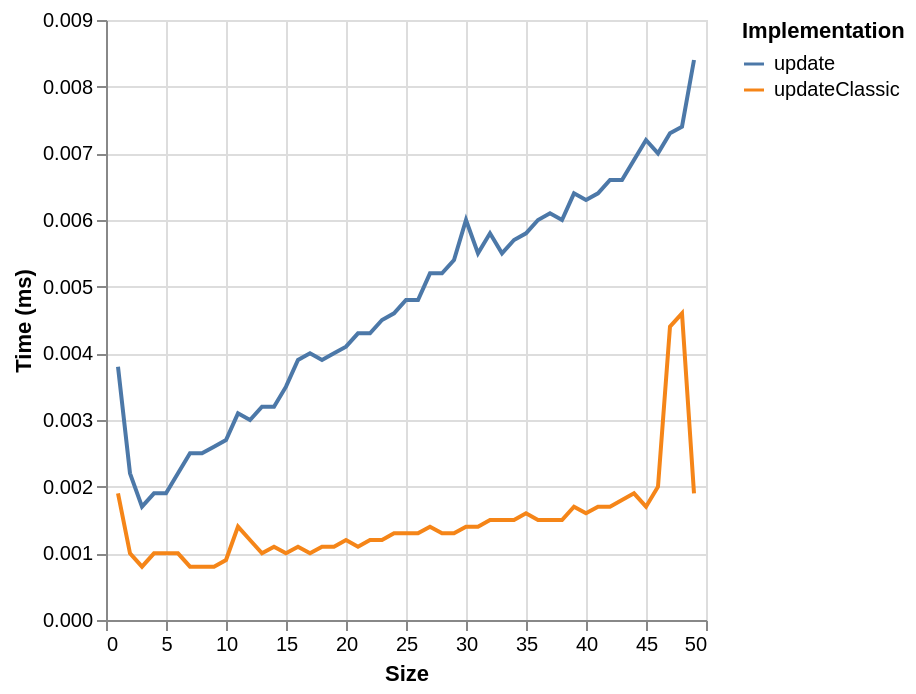

The specification (Vega-Lite) saved for this image:
### Vega specification from a JSON file in a GitHub repository (floating-point values rounded to 4 significant figures)
{"$schema": "https://vega.github.io/schema/vega/v6.json", "background": "white", "padding": 5, "width": 300, "height": 300, "style": "cell", "data": [{"name": "source_0", "values": [{"ms": 0.0019, "series": "updateClassic", "size": 1}, {"ms": 0.001, "series": "updateClassic", "size": 2}, {"ms": 0.0008, "series": "updateClassic", "size": 3}, {"ms": 0.001, "series": "updateClassic", "size": 4}, {"ms": 0.001, "series": "updateClassic", "size": 5}, {"ms": 0.001, "series": "updateClassic", "size": 6}, {"ms": 0.0008, "series": "updateClassic", "size": 7}, {"ms": 0.0008, "series": "updateClassic", "size": 8}, {"ms": 0.0008, "series": "updateClassic", "size": 9}, {"ms": 0.0009, "series": "updateClassic", "size": 10}, {"ms": 0.0014, "series": "updateClassic", "size": 11}, {"ms": 0.0012, "series": "updateClassic", "size": 12}, {"ms": 0.001, "series": "updateClassic", "size": 13}, {"ms": 0.0011, "series": "updateClassic", "size": 14}, {"ms": 0.001, "series": "updateClassic", "size": 15}, {"ms": 0.0011, "series": "updateClassic", "size": 16}, {"ms": 0.001, "series": "updateClassic", "size": 17}, {"ms": 0.0011, "series": "updateClassic", "size": 18}, {"ms": 0.0011, "series": "updateClassic", "size": 19}, {"ms": 0.0012, "series": "updateClassic", "size": 20}, {"ms": 0.0011, "series": "updateClassic", "size": 21}, {"ms": 0.0012, "series": "updateClassic", "size": 22}, {"ms": 0.0012, "series": "updateClassic", "size": 23}, {"ms": 0.0013, "series": "updateClassic", "size": 24}, {"ms": 0.0013, "series": "updateClassic", "size": 25}, {"ms": 0.0013, "series": "updateClassic", "size": 26}, {"ms": 0.0014, "series": "updateClassic", "size": 27}, {"ms": 0.0013, "series": "updateClassic", "size": 28}, {"ms": 0.0013, "series": "updateClassic", "size": 29}, {"ms": 0.0014, "series": "updateClassic", "size": 30}, {"ms": 0.0014, "series": "updateClassic", "size": 31}, {"ms": 0.0015, "series": "updateClassic", "size": 32}, {"ms": 0.0015, "series": "updateClassic", "size": 33}, {"ms": 0.0015, "series": "updateClassic", "size": 34}, {"ms": 0.0016, "series": "updateClassic", "size": 35}, {"ms": 0.0015, "series": "updateClassic", "size": 36}, {"ms": 0.0015, "series": "updateClassic", "size": 37}, {"ms": 0.0015, "series": "updateClassic", "size": 38}, {"ms": 0.0017, "series": "updateClassic", "size": 39}, {"ms": 0.0016, "series": "updateClassic", "size": 40}, {"ms": 0.0017, "series": "updateClassic", "size": 41}, {"ms": 0.0017, "series": "updateClassic", "size": 42}, {"ms": 0.0018, "series": "updateClassic", "size": 43}, {"ms": 0.0019, "series": "updateClassic", "size": 44}, {"ms": 0.0017, "series": "updateClassic", "size": 45}, {"ms": 0.002, "series": "updateClassic", "size": 46}, {"ms": 0.0044, "series": "updateClassic", "size": 47}, {"ms": 0.0046, "series": "updateClassic", "size": 48}, {"ms": 0.0019, "series": "updateClassic", "size": 49}, {"ms": 0.0038, "series": "update", "size": 1}, {"ms": 0.0022, "series": "update", "size": 2}, {"ms": 0.0017, "series": "update", "size": 3}, {"ms": 0.0019, "series": "update", "size": 4}, {"ms": 0.0019, "series": "update", "size": 5}, {"ms": 0.0022, "series": "update", "size": 6}, {"ms": 0.0025, "series": "update", "size": 7}, {"ms": 0.0025, "series": "update", "size": 8}, {"ms": 0.0026, "series": "update", "size": 9}, {"ms": 0.0027, "series": "update", "size": 10}, {"ms": 0.0031, "series": "update", "size": 11}, {"ms": 0.003, "series": "update", "size": 12}, {"ms": 0.0032, "series": "update", "size": 13}, {"ms": 0.0032, "series": "update", "size": 14}, {"ms": 0.0035, "series": "update", "size": 15}, {"ms": 0.0039, "series": "update", "size": 16}, {"ms": 0.004, "series": "update", "size": 17}, {"ms": 0.0039, "series": "update", "size": 18}, {"ms": 0.004, "series": "update", "size": 19}, {"ms": 0.0041, "series": "update", "size": 20}, {"ms": 0.0043, "series": "update", "size": 21}, {"ms": 0.0043, "series": "update", "size": 22}, {"ms": 0.0045, "series": "update", "size": 23}, {"ms": 0.0046, "series": "update", "size": 24}, {"ms": 0.0048, "series": "update", "size": 25}, {"ms": 0.0048, "series": "update", "size": 26}, {"ms": 0.0052, "series": "update", "size": 27}, {"ms": 0.0052, "series": "update", "size": 28}, {"ms": 0.0054, "series": "update", "size": 29}, {"ms": 0.006, "series": "update", "size": 30}, {"ms": 0.0055, "series": "update", "size": 31}, {"ms": 0.0058, "series": "update", "size": 32}, {"ms": 0.0055, "series": "update", "size": 33}, {"ms": 0.0057, "series": "update", "size": 34}, {"ms": 0.0058, "series": "update", "size": 35}, {"ms": 0.006, "series": "update", "size": 36}, {"ms": 0.0061, "series": "update", "size": 37}, {"ms": 0.006, "series": "update", "size": 38}, {"ms": 0.0064, "series": "update", "size": 39}, {"ms": 0.0063, "series": "update", "size": 40}, {"ms": 0.0064, "series": "update", "size": 41}, {"ms": 0.0066, "series": "update", "size": 42}, {"ms": 0.0066, "series": "update", "size": 43}, {"ms": 0.0069, "series": "update", "size": 44}, {"ms": 0.0072, "series": "update", "size": 45}, {"ms": 0.007, "series": "update", "size": 46}, {"ms": 0.0073, "series": "update", "size": 47}, {"ms": 0.0074, "series": "update", "size": 48}, {"ms": 0.0084, "series": "update", "size": 49}]}, {"name": "data_0", "source": "source_0", "transform": [{"type": "formula", "expr": "toNumber(datum[\"size\"])", "as": "size"}]}], "marks": [{"name": "pathgroup", "type": "group", "from": {"facet": {"name": "faceted_path_main", "data": "data_0", "groupby": ["series"]}}, "encode": {"update": {"width": {"field": {"group": "width"}}, "height": {"field": {"group": "height"}}}}, "marks": [{"name": "marks", "type": "line", "style": ["line"], "sort": {"field": "x"}, "from": {"data": "faceted_path_main"}, "encode": {"update": {"stroke": {"scale": "color", "field": "series"}, "description": {"signal": "\"Size: \" + (format(datum[\"size\"], \"\")) + \"; Time (ms): \" + (format(datum[\"ms\"], \"\")) + \"; series: \" + (isValid(datum[\"series\"]) ? isArray(datum[\"series\"]) ? join(datum[\"series\"], ' ') : datum[\"series\"] : \"\"+datum[\"series\"])"}, "x": {"scale": "x", "field": "size"}, "y": {"scale": "y", "field": "ms"}, "defined": {"signal": "isValid(datum[\"size\"]) && isFinite(+datum[\"size\"]) && isValid(datum[\"ms\"]) && isFinite(+datum[\"ms\"])"}}}}]}], "scales": [{"name": "x", "type": "linear", "domain": {"data": "data_0", "field": "size"}, "range": [0, {"signal": "width"}], "nice": true, "zero": false}, {"name": "y", "type": "linear", "domain": {"data": "data_0", "field": "ms"}, "range": [{"signal": "height"}, 0], "nice": true, "zero": true}, {"name": "color", "type": "ordinal", "domain": {"data": "data_0", "field": "series", "sort": true}, "range": "category"}], "axes": [{"scale": "x", "orient": "bottom", "gridScale": "y", "grid": true, "tickCount": {"signal": "ceil(width/40)"}, "domain": false, "labels": false, "aria": false, "maxExtent": 0, "minExtent": 0, "ticks": false, "zindex": 0}, {"scale": "y", "orient": "left", "gridScale": "x", "grid": true, "tickCount": {"signal": "ceil(height/40)"}, "domain": false, "labels": false, "aria": false, "maxExtent": 0, "minExtent": 0, "ticks": false, "zindex": 0}, {"scale": "x", "orient": "bottom", "grid": false, "title": "Size", "labelFlush": true, "labelOverlap": true, "tickCount": {"signal": "ceil(width/40)"}, "zindex": 0}, {"scale": "y", "orient": "left", "grid": false, "title": "Time (ms)", "labelOverlap": true, "tickCount": {"signal": "ceil(height/40)"}, "zindex": 0}], "legends": [{"orient": "right", "symbolLimit": 30, "title": "Implementation", "stroke": "color", "symbolType": "stroke"}]}
